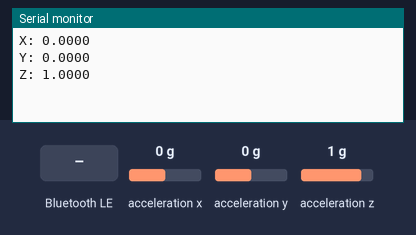
A program run on a simulated ESP32. Shown: the last lines printed to the serial monitor. Inputs (shaded band) come from the test bench; at power-on: acceleration x 0 g, acceleration y 0 g, acceleration z 1 g. Nothing arrives over Bluetooth unless stated; a phone connects over Bluetooth LE 3 s after start.

Above: at 1.2 s.
1.3 s: Bluetooth LE write "1" received
At 1.9 s:
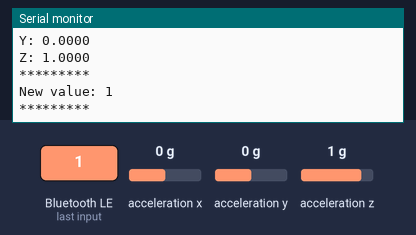
2.8 s: acceleration x set to -1.4 g
At 4.2 s:
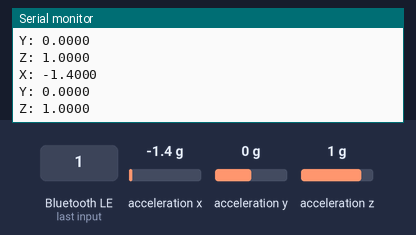
4.3 s: acceleration y set to -1.4 g
5.8 s: acceleration z set to -1.4 g
At 7.0 s:
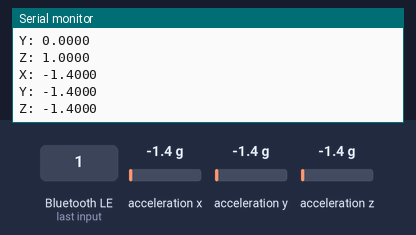
7.3 s: Bluetooth LE write "0" received
At 7.7 s:
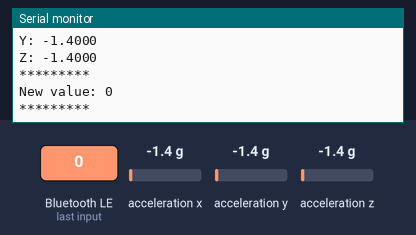

The program:

main.cpp
```cpp
#include <Arduino.h>
#define CHARACTERISTIC_UUID "beb5483e-36e1-4688-b7f5-ea07361b26a8"
#include <BLEDevice.h>
#include <BLEUtils.h>
#include <BLEServer.h>
#include <SparkFunLSM6DS3.h>
#define SERVICE_UUID "4fafc201-1fb5-459e-8fcc-c5c9c331914b"
#define CHARACTERISTIC_UUID "beb5483e-36e1-4688-b7f5-ea07361b26a8"
class MyCallbacks: public BLECharacteristicCallbacks {
    void onWrite(BLECharacteristic *pCharacteristic) {
        std::string value = pCharacteristic->getValue();
        if (value.length() > 0) {
            Serial.println("*********");
            Serial.print("New value: ");
            for (int i = 0; i < value.length(); i++)
                Serial.print(value[i]);
                Serial.println();
                Serial.println("*********");
        }
    }
};

LSM6DS3 IMU;

void setup() {
    Serial.begin(9600);
    BLEDevice::init("CS 147 (Kevin & Madeline)");
    BLEServer *pServer = BLEDevice::createServer();
    BLEService *pService = pServer->createService(SERVICE_UUID);
    BLECharacteristic *pCharacteristic = pService->createCharacteristic(CHARACTERISTIC_UUID, BLECharacteristic::PROPERTY_READ | BLECharacteristic::PROPERTY_WRITE);
    pCharacteristic->setCallbacks(new MyCallbacks());
    pCharacteristic->setValue("Hello World");
    pService->start();
    BLEAdvertising *pAdvertising = pServer->getAdvertising();
    pAdvertising->start();

    IMU.begin();
}
void loop()
{
  Serial.println();
  Serial.print("X: ");
  Serial.println(IMU.readFloatAccelX(), 4);

  Serial.print("Y: ");
  Serial.println(IMU.readFloatAccelY(), 4);

  Serial.print("Z: ");
  Serial.println(IMU.readFloatAccelZ(), 4);

  Serial.println();

  delay(2000);
}
```

Measured:
- after the input at 1.3 s, the serial monitor: prints a new line after 0.05 s (image 1)
- after the input at 2.8 s, the serial monitor: prints a new line after 1.2 s (image 2)
- after the input at 5.8 s, the serial monitor: prints a new line after 0.20 s (image 3)
- after the input at 7.3 s, the serial monitor: prints a new line after 0.05 s (image 4)
